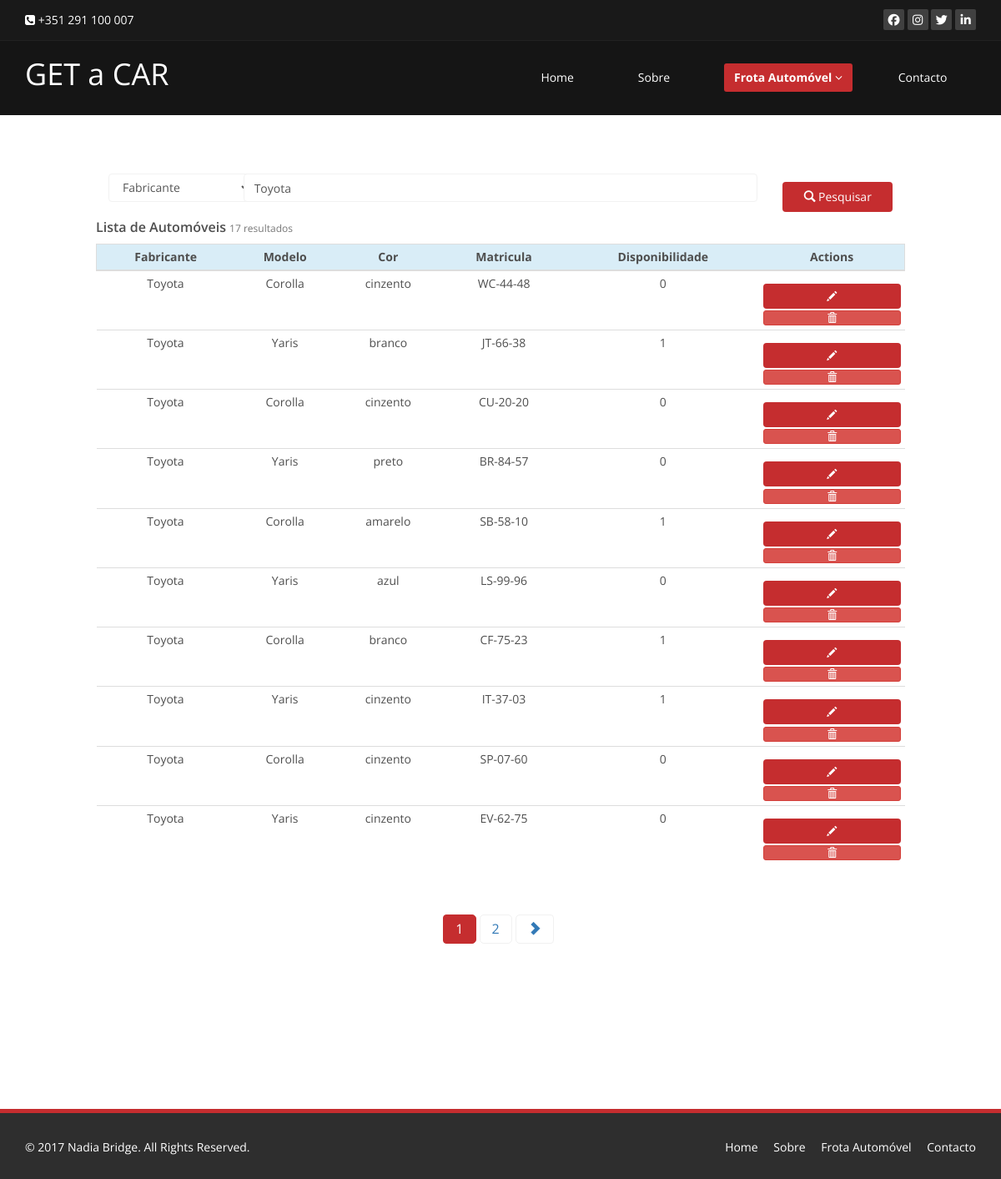
The page /frota/pesquisar/?search_type=fab&search_term=Toyota on the database its author committed.
### tables this page shows
CREATE TABLE `automoveis` (
  `id` int(11) NOT NULL AUTO_INCREMENT,
  `modelo_id` int(11) DEFAULT NULL,
  `cor_id` int(11) DEFAULT NULL,
  `disponibilidade` tinyint(1) DEFAULT NULL,
  `matricula` char(8) DEFAULT NULL,
  PRIMARY KEY (`id`),
  KEY `fk-model_idx` (`modelo_id`),
  KEY `fk-color_idx` (`cor_id`),
  CONSTRAINT `fk-color` FOREIGN KEY (`cor_id`) REFERENCES `cores` (`id`) ON DELETE NO ACTION ON UPDATE NO ACTION,
  CONSTRAINT `fk-model` FOREIGN KEY (`modelo_id`) REFERENCES `modelos` (`id`) ON DELETE NO ACTION ON UPDATE NO ACTION
);

CREATE TABLE `fabricantes` (
  `id` int(11) NOT NULL AUTO_INCREMENT,
  `nome` varchar(45) DEFAULT NULL,
  PRIMARY KEY (`id`)
);

CREATE TABLE `modelos` (
  `id` int(11) NOT NULL AUTO_INCREMENT,
  `nome` varchar(45) DEFAULT NULL,
  `fabricante_id` int(11) DEFAULT NULL,
  PRIMARY KEY (`id`),
  KEY `fk-fabricante_idx` (`fabricante_id`),
  CONSTRAINT `fk-fabricante` FOREIGN KEY (`fabricante_id`) REFERENCES `fabricantes` (`id`) ON DELETE NO ACTION ON UPDATE NO ACTION
);

CREATE TABLE `cores` (
  `id` int(11) NOT NULL AUTO_INCREMENT,
  `nome` varchar(45) DEFAULT NULL,
  PRIMARY KEY (`id`)
);

### application/controllers/Frota.php (called while the page is built, shortened)
<?php
class Frota extends CI_Controller {
	public function __construct(){
		$this->load->model('frota_model');
	}
	public function pesquisar(){
		$this->load->helper('form');
		$this->load->library('pagination');
		$search = array();
		$data["types"] = array(
			'model' => "Modelo",
			'mat' => "Matricula",
			'fab' => "Fabricante"
			);
		$search['search_type'] = $this->input->get('search_type');
		$search['search_term'] = $this->input->get('search_term');
		$form_url = "frota/pesquisar";
		if(count($search) > 0){
			$form_url.='?'.http_build_query($search, '', "&");
		}
		$offset = $this->input->get('page')??0;
		$config['enable_query_string'] 	= true;
		$config['page_query_string'] 	= true;
		$config['base_url'] 			= base_url($form_url);
		$config['total_rows'] 			= $this->frota_model->getCarListCount($search);
		$this->pagination->initialize($config);
		$data['search_type'] = $this->input->get('search_type');
		$data['search_term'] = $this->input->get('search_term');
		$data['search_total_results']	= $config['total_rows'];
		$data['search_results']			= $this->frota_model->getCarList($search, $offset);
		$data['search_pagination']		= $this->pagination->create_links();
		$data['active_item']	= 'frota';
		$data['content']		= 'frota/pesquisar';
		$this->load->view('init', $data);
	}
}

### index.php (called while the page is built, shortened)
<?php
require_once BASEPATH.'core/CodeIgniter.php';

### application/views/init.php (called while the page is built, shortened)
<?php
$this->load->view('html');

### application/helpers/template_helper.php (called while the page is built, shortened)
<?php
if(!function_exists('setMenuActiveItem')){
	function setMenuActiveItem($flag = false){
		if($flag){
			return 'active mainmenu__item';
		}else{
			return 'mainmenu__item';
		}
	}
}

### application/models/Frota_model.php (called while the page is built, shortened)
<?php
class Frota_model extends CI_Model {
	public function getCarList(array $search = array(), int $offset = 0, int $limit = ITEMS_PER_PAGE){
		$this->db->select("car.id, car.disponibilidade, car.matricula, modl.nome as modelo, cor.nome as cor, fab.nome as fabricante");
		$this->db->from("automoveis car");
		$this->db->join("modelos modl", "modl.id = car.modelo_id");
		$this->db->join("cores cor", "cor.id = car.cor_id");
		$this->db->join("fabricantes fab", "fab.id = modl.fabricante_id");
		$this->db->group_by("car.id");
		$this->db->limit($limit, $offset);
		$this->db->order_by("car.id", "DESC");
		return $this->db->get()->result();
	}
	public function getCarListCount(array $search = array()): int{
		$this->db->select("car.id, car.disponibilidade, car.matricula, modl.nome as modelo, cor.nome as cor, fab.nome as fabricante");
		$this->db->from("automoveis car");
		$this->db->join("modelos modl", "modl.id = car.modelo_id");
		$this->db->join("cores cor", "cor.id = car.cor_id");
		$this->db->join("fabricantes fab", "fab.id = modl.fabricante_id");
		$this->db->group_by("car.id");
		return $this->db->count_all_results();
	}
	public function applyFilter($search){
		if ($search['search_type'] ?? false) {
			switch ($search['search_type']) {
				case 'fab':
				$this->db->like("fab.nome", $search['search_term']);
				break;
			}
		}
	}
}

### application/views/frota/pesquisar.php (the view, shortened to what this page needs)
<div class="container-fluid">
	<div class="starter-template">
		<div class="row">
			<div class="col-xs-10 col-xs-offset-1">
				<div class="content">
					<?php
					$attributes = array('class' => 'form-inline', "method" => "GET");
					echo form_open('frota/pesquisar/', $attributes);
					?>
					<div class="form-group col-xs-2">
						<select class="form-control" name="search_type">
							<?php
							$checked="";
							foreach ($types as $key => $tipo) {
								if($search_type == $key){
									$checked = 'selected';
								}
								echo '<option '.$checked.' value="'.$key.'">'.$tipo.'</option>';
								$checked="";
							}
							?>
						</select>
					</div>
					<div class="form-group col-xs-8">
						<input type="text" class="form-control search" name="search_term" placeholder="Termo de pesquisar..." value="<?php echo $search_term ?>">
					</div>
					<div class="form-group col-xs-2">
						<button type="submit" class="btn btn-primary btns_index"><span class="glyphicon glyphicon-search"></span> Pesquisar</button>
					</div>
					<?php
					echo form_close();
					?>
				</div>
			</div>
		</div>
		<div class="row">
			<div class="col-xs-10 col-xs-offset-1">
				<div class="table-responsive">
					<table class="table table-hover table-condensed">
						<h4 class="">Lista de Automóveis <small> <?php echo $search_total_results." resultados"; ?></small></h4>
						<thead class="table-bordered">
							<tr class="info">
								<th> Fabricante </th>
								<th> Modelo </th>
								<th> Cor </th>
								<th> Matricula </th>
								<th> Disponibilidade </th>
								<th> Actions </th>
							</tr>
						</thead>
						<tbody>
							<?php
							foreach ($search_results as $carro) {
								echo '<tr>';
								echo '<td><a class="search_link" href="'.base_url('frota/pesquisar/?search_type=fab&search_term='.$carro->fabricante).'">'.$carro->fabricante.'</a></td>';
								echo '<td><a class="search_link" href="'.base_url('frota/pesquisar/?search_type=model&search_term='.$carro->modelo).'">'.$carro->modelo.'</a></td>';
								echo '<td>'.$carro->cor.'</td>';
								echo '<td>'.$carro->matricula.'</td>';
								echo '<td>'.$carro->disponibilidade.'</td>';
								?>
								<td>
									<a href="<?php echo base_url('frota/editar/'.$carro->id) ?>" class="btn btn-primary btn-xs btns_index" data-title="Edit"><span class="glyphicon glyphicon-pencil"></span></a>
									<a href="<?php echo base_url('frota/remover/'.$carro->id) ?>" class="btn btn-danger btn-xs btns_index" data-title="Delete"><span class="glyphicon glyphicon-trash"></span></a>
								</td>
							</tr>
							<?php } ?>
						</tbody>
					</table>
				</div>
			</div>
		</div>
		<div class="row">
			<div class="col-xs-10 col-xs-offset-1">
				<div class="text-center">
					<?php echo $search_pagination; ?>
				</div>
			</div>
		</div>
	</div>
</div>

### application/config/pagination.php (shortened to what this page needs)
<?php  if ( ! defined('BASEPATH')) exit('No direct script access allowed');
$config['full_tag_open'] = '<div class="pagination"><ul class="pagination">';
$config['full_tag_close'] = '</ul></div>';
$config['next_link'] = '<span class="glyphicon glyphicon-chevron-right"></span>';
$config['next_tag_open'] = '<li class="next page">';
$config['next_tag_close'] = '</li>';
$config['cur_tag_open'] = '<li class="active"><a href="">';
$config['cur_tag_close'] = '</a></li>';
$config['num_tag_open'] = '<li class="page">';
$config['num_tag_close'] = '</li>';

### application/views/html.php (shortened to what this page needs)
<!DOCTYPE html>
<html lang="en">
	<?php
		$this->load->view('head');
		$this->load->view('body');
	?>
</html>

### application/views/head.php (shortened to what this page needs)
<head>
	<link href="https://maxcdn.bootstrapcdn.com/bootstrap/3.3.7/css/bootstrap.min.css" rel="stylesheet">
	<link href="https://fortawesome.github.io/Font-Awesome/assets/font-awesome/css/font-awesome.css" rel="stylesheet">
	<link href="<?php echo base_url('/assets/css/style_.css'); ?>" rel="stylesheet">
	<link href="<?php echo base_url('/assets/css/jquery-ui.css'); ?>" rel="stylesheet">
	<link href="<?php echo base_url('/assets/css/bootstrap.min.css'); ?>" rel="stylesheet">
	<link href="<?php echo base_url('/assets/css/font-awesome.min.css'); ?>" rel="stylesheet">
	<link href="<?php echo base_url('/assets/css/animate.min.css'); ?>" rel="stylesheet">
	<link href="<?php echo base_url('/assets/css/prettyPhoto.css'); ?>" rel="stylesheet">
	<link href="<?php echo base_url('/assets/css/main.css'); ?>" rel="stylesheet">
	<link href="<?php echo base_url('/assets/css/responsive.css'); ?>" rel="stylesheet">
</head>

### application/views/body.php (shortened to what this page needs)
<body>
	<?php
		$this->load->view('header');
		$this->load->view($content);
		$this->load->view('footer');
	?>
</body>

### application/views/header.php (shortened to what this page needs)
<div class="top-bar">
  <div class="container">
    <div class="row">
      <div class="col-sm-6 col-xs-6">
        <div class="top-number"><p><i class="fa fa-phone-square"></i>  +351 291 100 007</p></div>
      </div>
      <div class="col-sm-6 col-xs-6">
       <div class="social">
        <ul class="social-share">
          <li><a href="#"><i class="fa fa-facebook"></i></a></li>
          <li><a href="#"><i class="fa fa-instagram"></i></a></li>
          <li><a href="#"><i class="fa fa-twitter"></i></a></li>
          <li><a href="#"><i class="fa fa-linkedin"></i></a></li>
        </ul>
      </div>
    </div>
  </div>
</div>
</div>
<nav class="navbar navbar-inverse" role="banner">
  <div class="container">
    <div class="navbar-header">
      <a class="navbar-brand" href="<?php echo base_url('');?>">GET a CAR</a>
    </div>
    <div class="collapse navbar-collapse navbar-right">
      <ul class="nav navbar-nav">
        <li <?php echo setMenuActiveItem($active_item == 'home')?> >
          <a href="<?php echo base_url('');?>">Home</a>
        </li>
        <li class="<?php echo setMenuActiveItem($active_item == 'about');?>">
          <a href="<?php echo base_url('publico/about');?>">Sobre</a>
        </li>
        <li class="<?php echo setMenuActiveItem($active_item == 'frota').' dropdown';?>">
          <a href="<?php echo base_url('frota/pesquisar');?>" class="dropdown-toggle" data-toggle="dropdown">Frota Automóvel <i class="fa fa-angle-down"></i></a>
        </li>
        <li class="<?php echo setMenuActiveItem($active_item == 'contact');?>">
          <a href="<?php echo base_url('publico/contact');?>"> Contacto </a>
        </li>
      </ul>
    </div>
  </div>
</nav>

### application/views/footer.php (shortened to what this page needs)
<footer id="footer" class="midnight-blue page__footer footer" role="contentinfo">
       <div class="container">
           <div class="row">
               <div class="col-sm-6">
                   &copy; 2017 <a target="_blank" href="nadiabridge.com" title="NB Design Studio">Nadia Bridge</a>. All Rights Reserved.
               </div>
               <div class="col-sm-6">
                   <ul class="pull-right">
                       <li><a href="<?php echo base_url('');?>">Home</a></li>
                       <li><a href="<?php echo base_url('publico/about');?>">Sobre</a></li>
                       <li><a href="<?php echo base_url('frota/pesquisar');?>">Frota Automóvel</a></li>
                       <li><a href="<?php echo base_url('publico/contact');?>">Contacto</a></li>
                   </ul>
               </div>
           </div>
       </div>
   </footer>

### assets/css/style_.css (style rules this page uses)
.starter-template { padding: 5em 0 3em 0; }
.container-fluid { padding-left: 0; padding-right: 0; }
.mainmenu__item { text-align: center; min-width: 7em; }
.mainmenu__item a { color: #595959; }
.mainmenu__item.active > a { font-weight: bolder; padding: 0 1em 0 1em; }
.search { min-width: 100%; }
.btns_index { width: 100%; }
a.btns_index { line-height: 1; }
.table>thead>tr>th, .table>tbody>tr>td, .table>tfoot>tr>td { vertical-align: middle; text-align: center; }
.table>tbody>tr>td>a.search_link { color: inherit; }

### assets/css/main.css (style rules this page uses)
body { background: #fff; font-family: 'Open Sans', sans-serif; color:#4e4e4e; line-height: 22px; }
h1, h2, h3, h4, h5, h6 { font-weight: 600; font-family: 'Open Sans', sans-serif; color:#4e4e4e; }
h4 { font-size: 16px; }
a { color: #c52d2f; -webkit-transition: color 300ms, background-color 300ms; -moz-transition: color 300ms, background-color 300ms; -o-transition: color 300ms, background-color 300ms; transition: color 300ms, background-color 300ms; }
.btn-primary { padding: 8px 20px; background: #c52d2f; color: #fff; border-radius: 4px; border:none; margin-top: 10px; }
.navbar>.container .navbar-brand { margin-left: 0; }
.top-bar { padding: 10px 0; background: #191919; border-bottom: 1px solid #222; line-height: 28px; }
.top-number { color: #fff; }
.top-number p { margin: 0 }
.social { text-align: right; }
.social-share { display: inline-block; list-style: none; padding: 0; margin: 0; }
ul.social-share li { display: inline-block; }
ul.social-share li a { display: inline-block; color: #fff; background: #404040; width: 25px; height: 25px; line-height: 25px; text-align: center; border-radius: 2px; }
.navbar-brand { padding: 0; margin:0; }
.navbar { border-radius: 0; margin-bottom: 0; background: #151515; padding: 15px 0; padding-bottom: 0; }
.navbar-nav { margin-top: 12px; }
.navbar-nav>li { margin-left: 35px; padding-bottom: 28px; }
.navbar-inverse .navbar-nav > li > a { padding: 5px 12px; margin: 0; border-radius: 3px; color: #fff; line-height: 24px; display: inline-block; }
.navbar-inverse { border: none; }
.navbar-inverse .navbar-brand { font-size: 36px; line-height: 50px; color: #fff; }
.navbar-inverse .navbar-nav > .active > a, .navbar-inverse .navbar-nav > .active > a:hover, .navbar-inverse .navbar-nav > .active > a:focus, .navbar-inverse .navbar-nav > .open > a, .navbar-inverse .navbar-nav > .open > a:hover, .navbar-inverse .navbar-nav > .open > a:focus { background-color: #c52d2f; color: #fff; }
.navbar-inverse .navbar-collapse, .navbar-inverse .navbar-form { border-top: 0; padding-bottom: 0; }
.footer { background: none repeat scroll 0 0 #2E2E2E; border-top: 5px solid #C52D2F; height: 84px; margin-top: 110px; }
.form-group .form-control { padding: 7px 12px; border-color:#f2f2f2; box-shadow: none; }
ul.pagination > li > a { border: 1px solid #F1F1F1; margin-right:5px; border-radius: 5px; font-size: 16px; padding: 5px 14px; }
ul.pagination > li.active > a, ul.pagination > li:hover > a { background-color: #c52d2f !important; border-color: #c52d2f !important; color: #fff; }
#footer { padding-top: 30px; padding-bottom: 30px; color: #fff; background: #2e2e2e; }
#footer a { color: #fff; }
#footer ul { list-style: none; padding: 0; margin: 0; }
#footer ul > li { display: inline-block; margin-left: 15px; }

### rows shown on the page
automoveis: fabricantes.nome "Toyota", modelo.nome "Corolla", cor.nome "cinzento", matricula "WC-44-48", disponibilidade "0"
automoveis: fabricantes.nome "Toyota", modelo.nome "Yaris", cor.nome "branco", matricula "JT-66-38", disponibilidade "1"
automoveis: fabricantes.nome "Toyota", modelo.nome "Corolla", cor.nome "cinzento", matricula "CU-20-20", disponibilidade "0"
automoveis: fabricantes.nome "Toyota", modelo.nome "Yaris", cor.nome "preto", matricula "BR-84-57", disponibilidade "0"
automoveis: fabricantes.nome "Toyota", modelo.nome "Corolla", cor.nome "amarelo", matricula "SB-58-10", disponibilidade "1"
automoveis: fabricantes.nome "Toyota", modelo.nome "Yaris", cor.nome "azul", matricula "LS-99-96", disponibilidade "0"
automoveis: fabricantes.nome "Toyota", modelo.nome "Corolla", cor.nome "branco", matricula "CF-75-23", disponibilidade "1"
automoveis: fabricantes.nome "Toyota", modelo.nome "Yaris", cor.nome "cinzento", matricula "IT-37-03", disponibilidade "1"
automoveis: fabricantes.nome "Toyota", modelo.nome "Corolla", cor.nome "cinzento", matricula "SP-07-60", disponibilidade "0"
automoveis: fabricantes.nome "Toyota", modelo.nome "Yaris", cor.nome "cinzento", matricula "EV-62-75", disponibilidade "0"

### other values the page prints
$search_total_results "17"
$search_pagination "1 2"
form field search_type "Fabricante"
